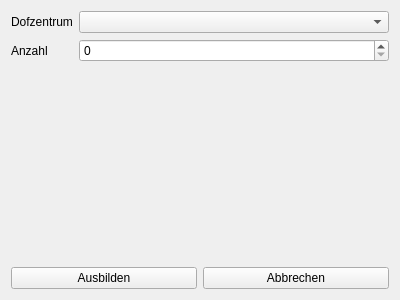
<?xml version="1.0" encoding="UTF-8"?>
<ui version="4.0">
 <class>villager_window</class>
 <widget class="QWidget" name="villager_window">
  <property name="geometry">
   <rect>
    <x>0</x>
    <y>0</y>
    <width>400</width>
    <height>300</height>
   </rect>
  </property>
  <property name="windowTitle">
   <string>Form</string>
  </property>
  <layout class="QVBoxLayout" name="verticalLayout">
   <item>
    <layout class="QFormLayout" name="formLayout">
     <item row="0" column="0">
      <widget class="QLabel" name="label">
       <property name="text">
        <string>Dofzentrum</string>
       </property>
      </widget>
     </item>
     <item row="0" column="1">
      <widget class="QComboBox" name="comboBox"/>
     </item>
     <item row="1" column="0">
      <widget class="QLabel" name="label_2">
       <property name="text">
        <string>Anzahl</string>
       </property>
      </widget>
     </item>
     <item row="1" column="1">
      <widget class="QSpinBox" name="spinBox"/>
     </item>
    </layout>
   </item>
   <item>
    <spacer name="verticalSpacer">
     <property name="orientation">
      <enum>Qt::Vertical</enum>
     </property>
     <property name="sizeHint" stdset="0">
      <size>
       <width>20</width>
       <height>40</height>
      </size>
     </property>
    </spacer>
   </item>
   <item>
    <layout class="QHBoxLayout" name="horizontalLayout">
     <item>
      <widget class="QPushButton" name="pushButton">
       <property name="text">
        <string>Ausbilden</string>
       </property>
      </widget>
     </item>
     <item>
      <widget class="QPushButton" name="pushButton_2">
       <property name="text">
        <string>Abbrechen</string>
       </property>
      </widget>
     </item>
    </layout>
   </item>
  </layout>
 </widget>
 <resources/>
 <connections/>
</ui>
